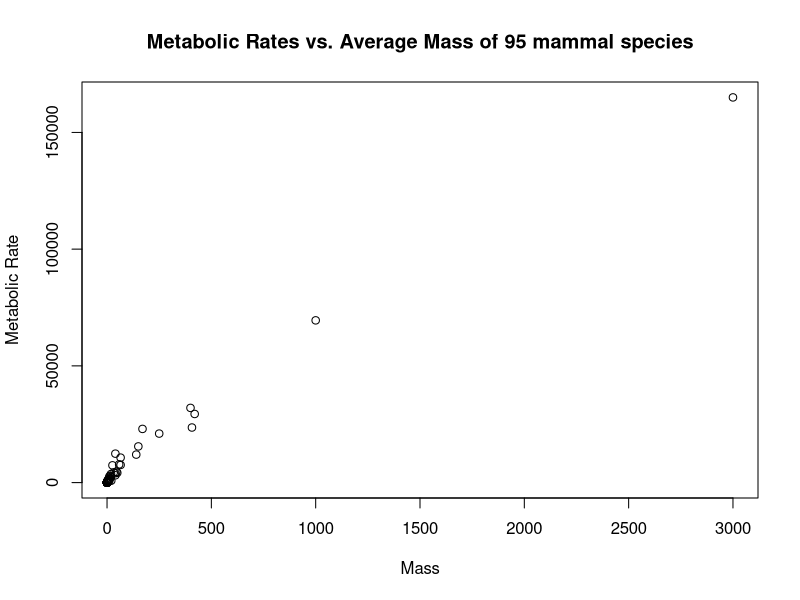
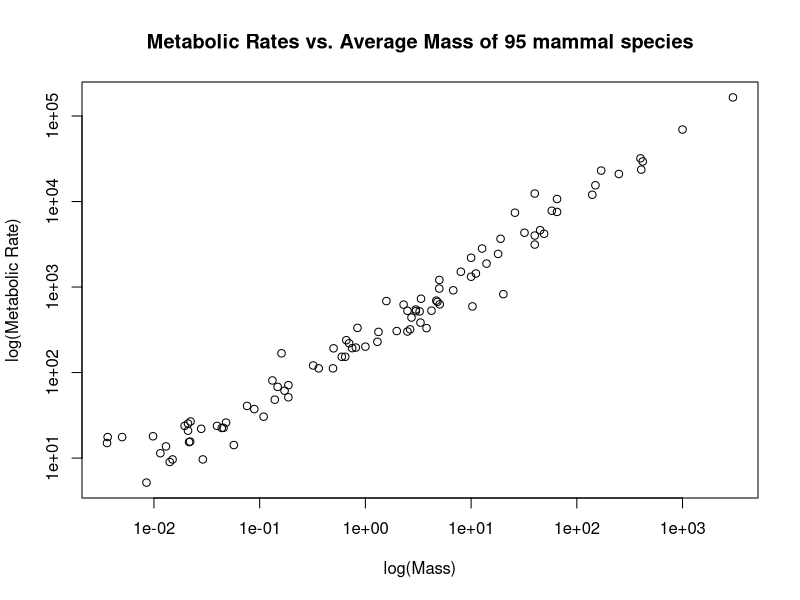
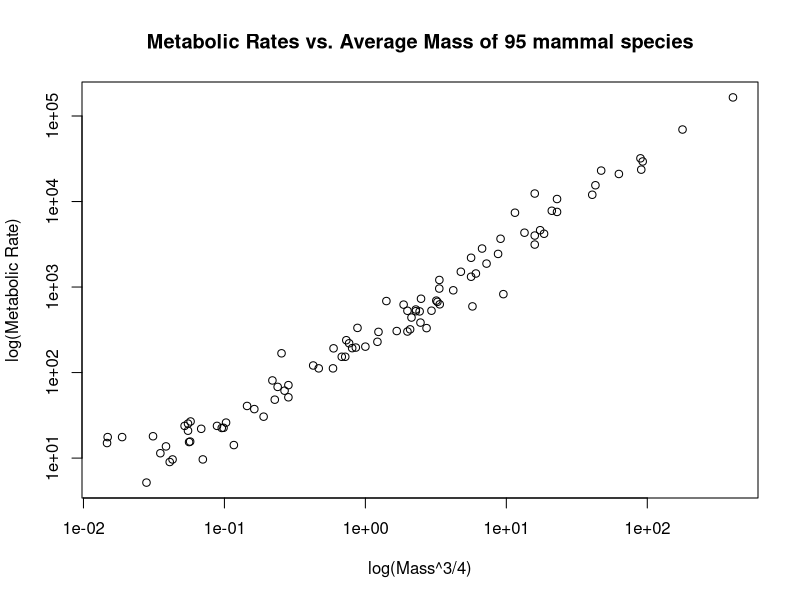
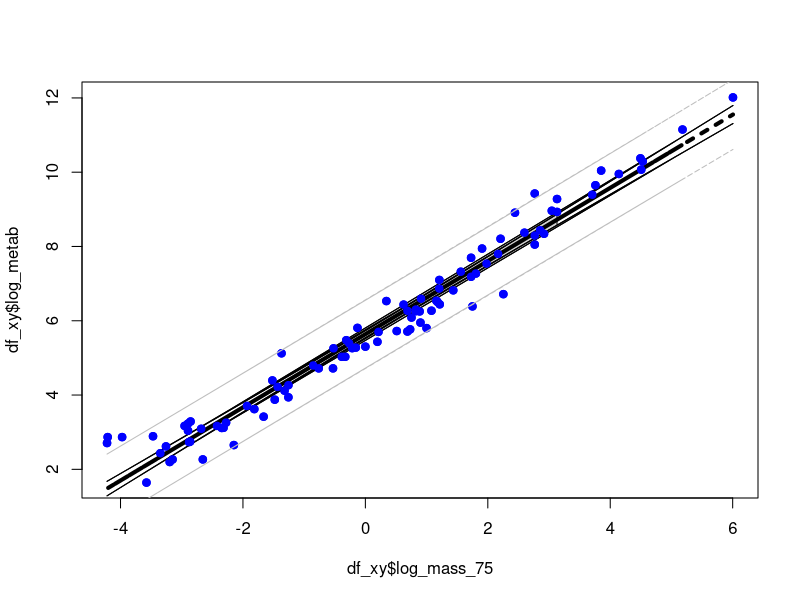
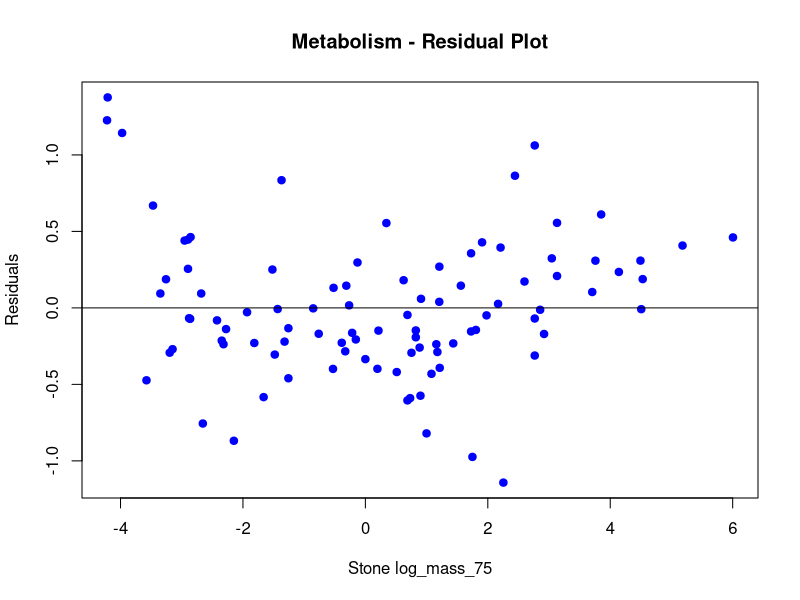
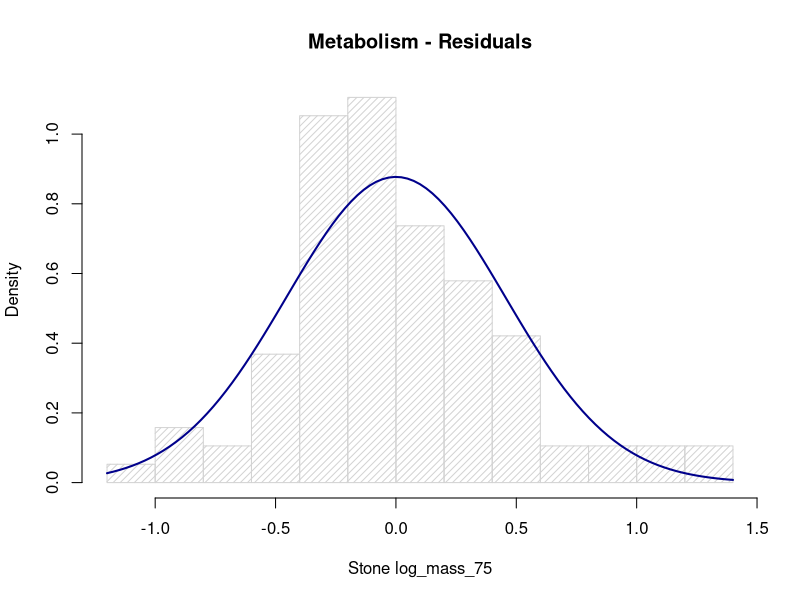

R code for these plots, in order:
## ---- chunk 1
knitr::opts_chunk$set(echo = TRUE)
## ---- chunk 2

library(stats)

# ...	read in data

home_dir <- "~/_smu/_src/metabolism/"
setwd(home_dir)
data_dir <- "./data"

setwd(data_dir)

s26 <- read.csv("ex0826.csv", stringsAsFactors = FALSE)

setwd(home_dir)

# ...	add some additional columns for log transforms
x_exp <- 0.75
s26$m34 <- s26$Mass^x_exp
s26$log_mass_75 <- log(s26$m34)
s26$log_metab <- log(s26$Metab)

## ---- chunk 3

str(s26)

## ---- chunk 4
plot(s26$Metab ~ s26$Mass,
	 main = "Metabolic Rates vs. Average Mass of 95 mammal species",
	 xlab = "Mass",
	 ylab = "Metabolic Rate")
## ---- chunk 5
plot(s26$Metab ~ s26$Mass, log = "xy",
	 main = "Metabolic Rates vs. Average Mass of 95 mammal species",
	 xlab = "log(Mass)",
	 ylab = "log(Metabolic Rate)")
## ---- chunk 6
plot(s26$Metab ~ s26$m34, log = "xy",
	 main = "Metabolic Rates vs. Average Mass of 95 mammal species",
	 xlab = "log(Mass^3/4)",
	 ylab = "log(Metabolic Rate)")

# ... define data set to analyze 

df_xy <- data.frame(s26$log_mass_75, s26$log_metab)

names(df_xy) <- c("log_mass_75", "log_metab")

str(df_xy)

## ---- chunk 7


fit_all <- lm(log_metab ~ log_mass_75, data = df_xy)

df_xy_conf_int <- as.data.frame(predict(fit_all, df_xy , interval = "confidence"))

plot(df_xy$log_metab ~ df_xy$log_mass_75, col = 'blue', pch = 19)
polygon(c(df_xy$log_mass_75, rev(df_xy$log_mass_75)),
		c(df_xy_conf_int$lwr, rev(df_xy_conf_int$upr)),col="lightgrey")

lines(fit_all$fitted.values ~ df_xy$log_mass_75, col = 'black', lwd = 4, lty = 3)

lines(df_xy_conf_int$lwr ~ df_xy$log_mass_75, col = 'black', lwd = 1)
lines(df_xy_conf_int$upr ~ df_xy$log_mass_75, col = 'black', lwd = 1)

points(df_xy$log_metab ~ df_xy$log_mass_75, col = 'blue', pch = 19)

df_xy_pred_int <- as.data.frame(predict(fit_all, df_xy, interval = "predict"))

lines(df_xy_pred_int$lwr ~ df_xy$log_mass_75, col = 'grey', lwd = 1, lty = 2)
lines(df_xy_pred_int$upr ~ df_xy$log_mass_75, col = 'grey', lwd = 1, lty = 2)

## ---- chunk 8

summary(fit_all)

## ---- chunk 9

alpha <- 0.05
dof <- dim(df_xy)[1] - 2
crit_value <- qt(1 - alpha/2, dim(df_xy)[1] - 2)

t_value <- coef(summary(fit_all))["log_mass_75","t value"]
p_value <- coef(summary(fit_all))["log_mass_75","Pr(>|t|)"]

if (p_value < alpha)
{
	acc_rej <- "Reject Ho"
	is_is_not_1 <- "is"
	is_is_not_2 <- "is not"
	does_does_not <- "does not"
} else {
	acc_rej <- "Do not Reject Ho"
	is_is_not_1 <- "is not"
	is_is_not_2 <- "is"
	does_does_not <- "does"
}

cnf_intrvl <- confint(fit_all, 'log_mass_75', level = 1 - alpha)
cnf_intrvl_lwr <- cnf_intrvl[1,1]
cnf_intrvl_upr <- cnf_intrvl[1,2]

print_cnf_intrvl <- paste0(sprintf("(%9.3f", cnf_intrvl_lwr), sprintf(", %9.3f)", cnf_intrvl_upr))

## ---- chunk 10

alpha <- 0.05
dof <- dim(df_xy)[1] - 2
crit_value <- qt(1 - alpha/2, dim(df_xy)[1] - 2)

t_value <- coef(summary(fit_all))["(Intercept)","t value"]
p_value <- coef(summary(fit_all))["(Intercept)","Pr(>|t|)"]

if (p_value < alpha)
{
	acc_rej <- "Reject Ho"
	is_is_not_1 <- "is"
	is_is_not_2 <- "is not"
	does_does_not <- "does not"
} else {
	acc_rej <- "Do not Reject Ho"
	is_is_not_1 <- "is not"
	is_is_not_2 <- "is"
	does_does_not <- "does"
}

cnf_intrvl <- confint(fit_all, '(Intercept)', level = 1 - alpha)
cnf_intrvl_lwr <- cnf_intrvl[1,1]
cnf_intrvl_upr <- cnf_intrvl[1,2]

print_cnf_intrvl <- paste0(sprintf("(%9.3f", cnf_intrvl_lwr), sprintf(", %9.3f)", cnf_intrvl_upr))

## ---- chunk 11

b0 <- fit_all$coefficients[1]
b1 <- fit_all$coefficients[2]

## ---- chunk 12

log_metab_res = resid(fit_all)

plot(df_xy$log_mass_75, log_metab_res, 
     pch = 19,
	 col = "blue",
	 ylab="Residuals",
	 xlab="Stone log_mass_75", 
     main="Metabolism - Residual Plot") 
abline(0, 0)

## ---- chunk 13

res_mean <- mean(log_metab_res)
res_std <- sqrt(var(log_metab_res))

hist(log_metab_res, density=20, breaks = 10, prob = TRUE, 
     xlab="Stone log_mass_75",
#	 ylim=c(0, 10), 
     main="Metabolism - Residuals")
curve(dnorm(x, mean = res_mean, sd = res_std),
	  col = "darkblue",
	  lwd = 2,
	  add = TRUE,
	  yaxt = "n")

## ---- chunk 14
r2 <- summary.lm(fit_all, r.squared=TRUE)$r.squared
r2_format <- sprintf("%8.2f %%", r2*100)
non_r2_format <- sprintf("%8.2f %%", (1.0 - r2)*100)
